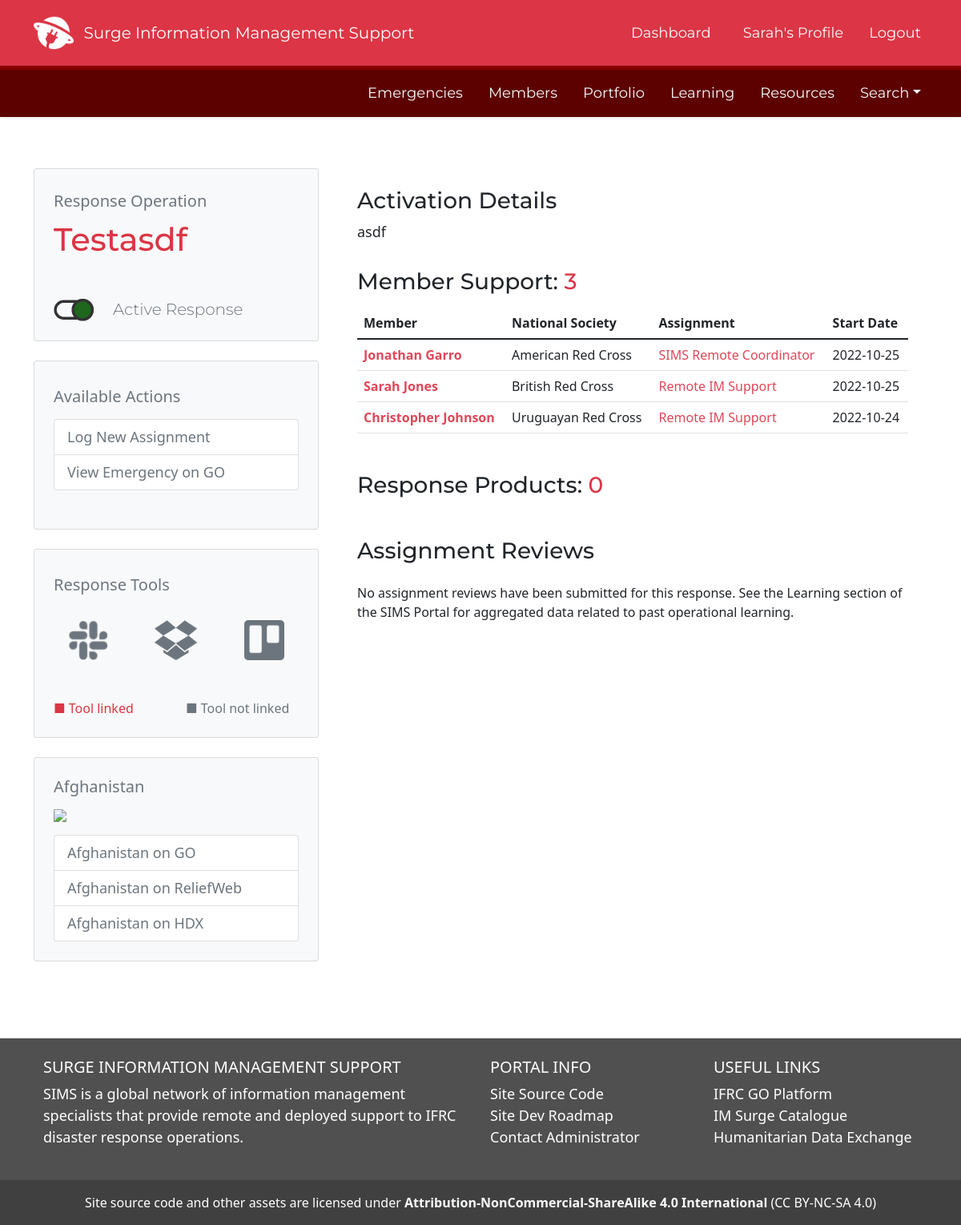
Before: /emergency/60 (signed in) with the older database file.
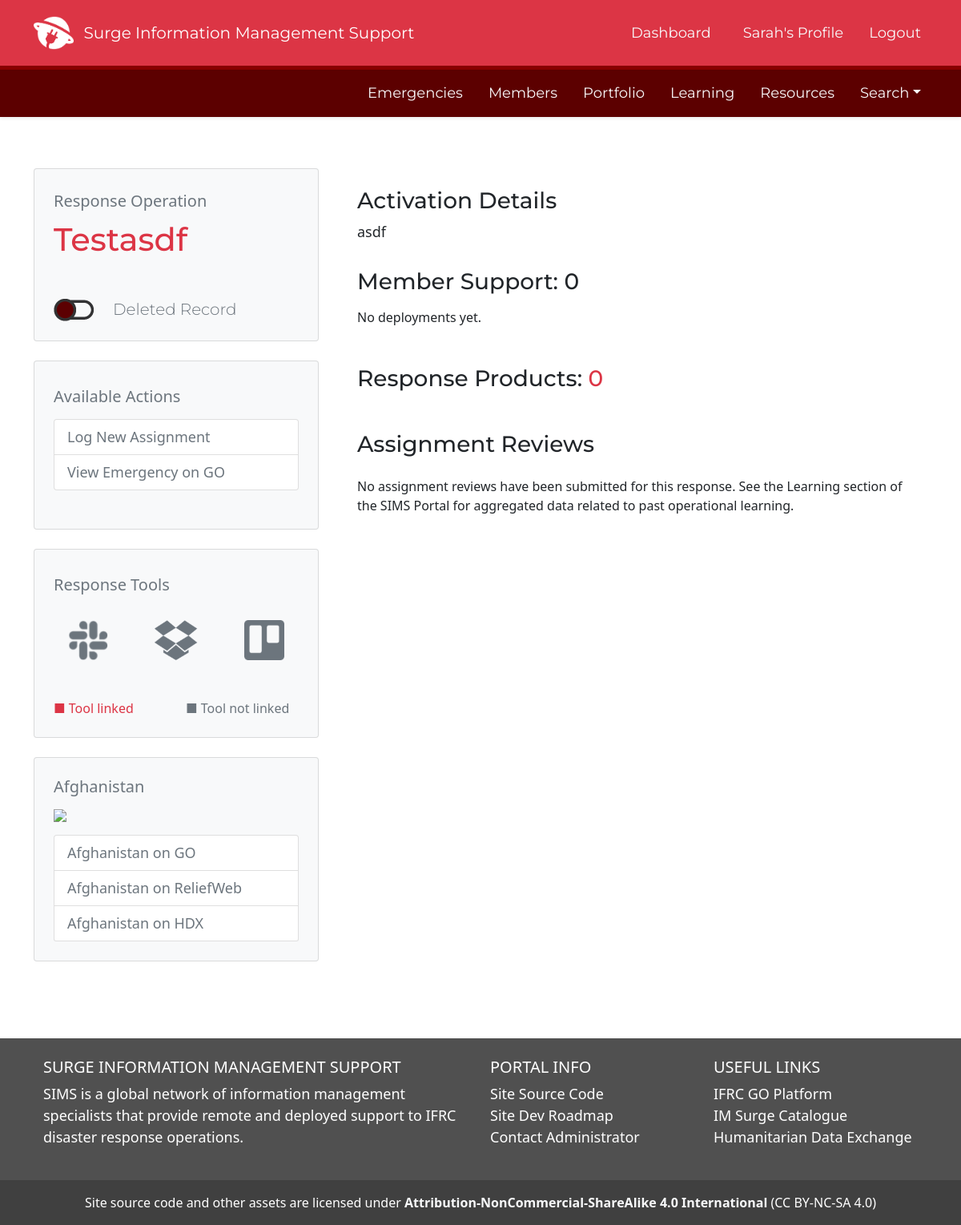
After: the same page with the newer database file.
### SIMS_Portal/models.py (models this page shows, shortened)
class Assignment(db.Model):
	__tablename__ = 'assignment'
	id = db.Column(db.Integer, primary_key=True)
	role = db.Column(db.String(100))
	start_date = db.Column(db.Date, nullable=False, default=datetime.utcnow)
	end_date = db.Column(db.Date, nullable=False)
	remote = db.Column(db.Boolean)
	assignment_details = db.Column(db.String(1000))
	assignment_status = db.Column(db.String(100), default='Active')
	availability = db.Column(db.String)
	products = db.relationship('Portfolio', backref='assignment', lazy=True)
	learning = db.relationship('Learning', backref='assignment', uselist=False)
	user_id = db.Column(db.Integer, db.ForeignKey('user.id'))
	emergency_id = db.Column(db.Integer, db.ForeignKey('emergency.id'), default=0)
	created_at = db.Column(db.DateTime, server_default=func.now())
	updated_at = db.Column(db.DateTime, onupdate=func.now())

class User(db.Model, UserMixin):
	__tablename__ = 'user'
	id = db.Column(db.Integer, primary_key=True)
	firstname = db.Column(db.String(40), nullable=False)
	lastname = db.Column(db.String(40), nullable=False)
	status = db.Column(db.String(20), default='Pending')
	birthday = db.Column(db.Date)
	email = db.Column(db.String(120), unique=True, nullable=False)
	password = db.Column(db.String(60), nullable=False)
	molnix_id = db.Column(db.Integer)
	job_title = db.Column(db.String(120))
	unit = db.Column(db.String(120))
	bio = db.Column(db.Text)
	is_admin = db.Column(db.Boolean, default=False)
	roles = db.Column(db.String(1000))
	languages = db.Column(db.String(1000))
	image_file = db.Column(db.String(20), nullable=False, default='default.png')
	twitter = db.Column(db.String(120))
	slack_id = db.Column(db.String(120))
	github = db.Column(db.String(120))
	linked_in = db.Column(db.String(120))
	messaging_number_country_code = db.Column(db.Integer)
	messaging_number = db.Column(db.Integer)
	ns_id = db.Column(db.Integer, db.ForeignKey('nationalsociety.ns_go_id'))
	assignments = db.relationship('Assignment', backref='assigned_member')
	products = db.relationship('Portfolio', backref='creator', lazy=True)
	skills = db.relationship('Skill', secondary='user_skill', backref='members_with_skill')
	languages = db.relationship('Language', secondary='user_language', backref='members_with_language')
	badges = db.relationship('Badge', secondary='user_badge', backref='members_with_badge')
	working_groups = db.relationship('WorkingGroup', secondary='user_workinggroup', backref='members_with_workinggroup')
	created_at = db.Column(db.DateTime, server_default=func.now())
	updated_at = db.Column(db.DateTime, onupdate=func.now())
	fullname = column_property(firstname + " " + lastname)
	@hybrid_property
	def fullname(self):
		return self.firstname + " " + self.lastname

class NationalSociety(db.Model):
	__tablename__ = 'nationalsociety'
	id = db.Column(db.Integer, primary_key=True)
	ns_name = db.Column(db.String(120), nullable=False)
	country_name = db.Column(db.String(120), nullable=False)
	ns_go_id = db.Column(db.Integer)
	iso3 = db.Column(db.String(3))
	users = db.relationship('User', backref='national_society', lazy=True)
	created_at = db.Column(db.DateTime, server_default=func.now())
	updated_at = db.Column(db.DateTime, onupdate=func.now())

### SIMS_Portal/emergencies/routes.py (the view)
@emergencies.route('/emergency/<int:id>', methods=['GET', 'POST'])
@login_required
def view_emergency(id):
	sims_co_ids = db.session.query(User, Assignment, Emergency).join(Assignment, Assignment.user_id == User.id).join(Emergency, Emergency.id == Assignment.emergency_id).filter(Emergency.id == id, Assignment.role == 'SIMS Remote Coordinator').all()
	sims_co_list = []
	for coordinator in sims_co_ids:
		sims_co_list.append(coordinator.User.id)
	if current_user.id in sims_co_list:
		user_is_sims_co = True
	else:
		user_is_sims_co = False
	pending_products = db.session.query(Portfolio).filter(Portfolio.emergency_id == id, Portfolio.product_status == 'Pending Approval').all()
	deployments = db.session.query(Assignment, Emergency, User, NationalSociety).join(Emergency, Emergency.id==Assignment.emergency_id).join(User, User.id==Assignment.user_id).join(NationalSociety, NationalSociety.ns_go_id==User.ns_id).filter(Emergency.id==id, Assignment.assignment_status=='Active').all()
	emergency_info = db.session.query(Emergency, EmergencyType, NationalSociety).join(EmergencyType, EmergencyType.emergency_type_go_id == Emergency.emergency_type_id).join(NationalSociety, NationalSociety.ns_go_id == Emergency.emergency_location_id).filter(Emergency.id == id).first()
	emergency_portfolio_size = len(db.session.query(Portfolio, Emergency).join(Emergency, Emergency.id == Portfolio.emergency_id).filter(Emergency.id == id, Portfolio.product_status == 'Approved').all())
	emergency_portfolio = db.session.query(Portfolio, Emergency).join(Emergency, Emergency.id == Portfolio.emergency_id).filter(Emergency.id == id, Portfolio.product_status == 'Approved').limit(3).all()
	check_for_story = db.session.query(Story, Emergency).join(Emergency, Emergency.id == Story.emergency_id).filter(Story.emergency_id == id).first()
	learning_count = db.session.query(Learning, Assignment, Emergency).join(Assignment, Assignment.id == Learning.assignment_id).join(Emergency, Emergency.id == Assignment.emergency_id).filter(Emergency.id == id).count()
	learning_data = db.engine.execute("SELECT AVG(overall_score) as 'Overall', AVG(got_support) as 'Support', AVG(internal_resource) as 'Internal Resources', AVG(external_resource) as 'External Resources', AVG(clear_tasks) as 'Task Clarity', AVG(field_communication) as 'Field Communication', AVG(clear_deadlines) as 'Deadlines', AVG(coordination_tools) as 'Coordination Tools' FROM learning JOIN assignment ON assignment.id = learning.assignment_id JOIN emergency ON emergency.id = assignment.emergency_id WHERE emergency.id = {}".format(id))
	data_dict_learnings = [x._asdict() for x in learning_data]
	learning_keys = []
	learning_values = []
	for k, v in data_dict_learnings[0].items():
		learning_keys.append(k)
		learning_values.append(v)
	avg_learning_data = db.engine.execute("SELECT AVG(overall_score) as 'Overall', AVG(got_support) as 'Support', AVG(internal_resource) as 'Internal Resources', AVG(external_resource) as 'External Resources', AVG(clear_tasks) as 'Task Clarity', AVG(field_communication) as 'Field Communication', AVG(clear_deadlines) as 'Deadlines', AVG(coordination_tools) as 'Coordination Tools' FROM learning")
	data_dict_avg_learnings = [x._asdict() for x in avg_learning_data]
	avg_learning_keys = []
	avg_learning_values = []
	for k, v in data_dict_avg_learnings[0].items():
		avg_learning_keys.append(k)
		avg_learning_values.append(v)
	deployment_history_count = len(deployments)
	return render_template('emergency.html', title='Emergency View', emergency_info=emergency_info, deployments=deployments, emergency_portfolio=emergency_portfolio, check_for_story=check_for_story, learning_data=learning_data, learning_keys=learning_keys, learning_values=learning_values, learning_count=learning_count, avg_learning_keys=avg_learning_keys, avg_learning_values=avg_learning_values, deployment_history_count=deployment_history_count, user_is_sims_co=user_is_sims_co, pending_products=pending_products, emergency_portfolio_size=emergency_portfolio_size)

### SIMS_Portal/models.py (called while the page is built)
@login_manager.user_loader
def load_user(user_id):
	return User.query.get(int(user_id))

### SIMS_Portal/templates/emergency.html (shortened to what the changed rows need)
{% extends "layout.html" %}
{% block content %}
<div class="container">
	<div class="row my-5">
		<div class="col col-md-4">
			<div class="card p-4 bg-light">
				<h1 class="text-danger mb-5 emergency-title">{{ emergency_info.Emergency.emergency_name}}</h1>
				{% if  emergency_info.Emergency.emergency_status == 'Active' %}
				<div class="d-flex flex-row bd-highlight align-items-center">
					<div class="bd-highlight"><img src='/static/assets/img/active-emergency.png'></a></div>
					<div class="ps-4 bd-highlight"><span class='lead' id='emergency-story-link'>Active Response</span></div>
				</div>
				{% elif  emergency_info.Emergency.emergency_status == 'Removed' %}
				<div class="d-flex flex-row bd-highlight align-items-center">
					<div class="bd-highlight"><img src='/static/assets/img/closed-emergency.png'></a></div>
					<div class="ps-4 bd-highlight"><span class='lead' id='emergency-story-link'>Deleted Record</span></div>
				</div>
				{% else %}
				<div class="d-flex flex-row bd-highlight align-items-center">
					<div class="bd-highlight"><img src='/static/assets/img/closed-emergency.png'></a></div>
					<div class="ps-4 bd-highlight"><span class='lead' id='emergency-story-link'>Closed Response</span></div>
				</div>
				{% endif %}
			</div>
			<br>
			<br>
			<br>
		</div>
		<div class="col mx-4">
			{% if emergency_info.Emergency.activation_details|length == 0 %}
			{% else %}
				<h3 class="text-dark mt-4 emergency-title">Activation Details</h3>
				<p class="pb-3">{{emergency_info.Emergency.activation_details}}</p>
			{% endif %}
			<div class='mb-5'>
				{% if deployment_history_count == 0 %}
				<h3 class="mb-3 text-dark emergency-title">Member Support<span class='text-dark'>: {{ deployment_history_count }}</span></h3>
					No deployments yet.
				{% else %}
				<h3 class="mb-3 text-dark emergency-title">Member Support: <span class='text-danger'>{{ deployment_history_count }}</span></h3>
				<table class="table">
				  <thead class="">
					<tr>
					  <th>Member</th>
					  <th>National Society</th>
					  <th>Assignment</th>
					  <th>Start Date</th>
					</tr>
				  </thead>
				  <tbody>
					  {% for deployment in deployments %}
					  <tr>
						<td class="fw-bold"><a href="/profile/view/{{deployment.Assignment.user_id}}" class="link-danger">{{deployment.User.firstname}} {{deployment.User.lastname}}</a></td>
						<td>{{deployment.NationalSociety.ns_name}}</td>
						<td><a href='/assignment/{{deployment.Assignment.id}}'>{{deployment.Assignment.role}}</a></td>
						<td>{{deployment.Assignment.start_date}}</td>
					  </tr>
					  {% endfor %}
				  </tbody>
				</table>
				{% endif %}
			</div>
			<h3 class="mb-1 text-dark mb-4 emergency-title">Response Products: <span class='text-danger'>{{ emergency_portfolio_size }}</span></h3>
			<h3 class="text-dark my-4 emergency-title">Assignment Reviews</h3>
			{% if learning_count == 0 %}
			No assignment reviews have been submitted for this response. See the Learning section of the SIMS Portal for aggregated data related to past operational learning.
			{% else %}
			<p>There have been <span class='text-danger fw-bold'>{{learning_count}}</span> assignment reviews completed, which is under the specified threshold to display this data. This is done to protect the identities of people who have provided their feedback.</p>
			{% endif %}
		</div>
	</div>
</div>
{% endblock content %}

Changed rows visible on the page:
no longer on this page (row edited): Assignment: User.firstname "Jonathan", User.lastname "Garro", NationalSociety.ns_name "American Red Cross", Assignment.role "SIMS Remote Coordinator", Assignment.start_date "2022-10-25"
no longer on this page (row edited): Assignment: User.firstname "Sarah", User.lastname "Jones", NationalSociety.ns_name "British Red Cross", Assignment.role "Remote IM Support", Assignment.start_date "2022-10-25"
no longer on this page (row edited): Assignment: User.firstname "Christopher", User.lastname "Johnson", NationalSociety.ns_name "Uruguayan Red Cross", Assignment.role "Remote IM Support", Assignment.start_date "2022-10-24"
changed Emergency "Testasdf": emergency_status "Active" → "Removed" (drawn)
Other visible differences:
{{ deployment_history_count }}: (not shown) → "0"
{{ deployment_history_count }}: "3" → (not shown)
text no longer shown: "Active Response Member Support: Member National Society Assignment Start Date"
text now shown: "Deleted Record Member Support : No deployments yet."
